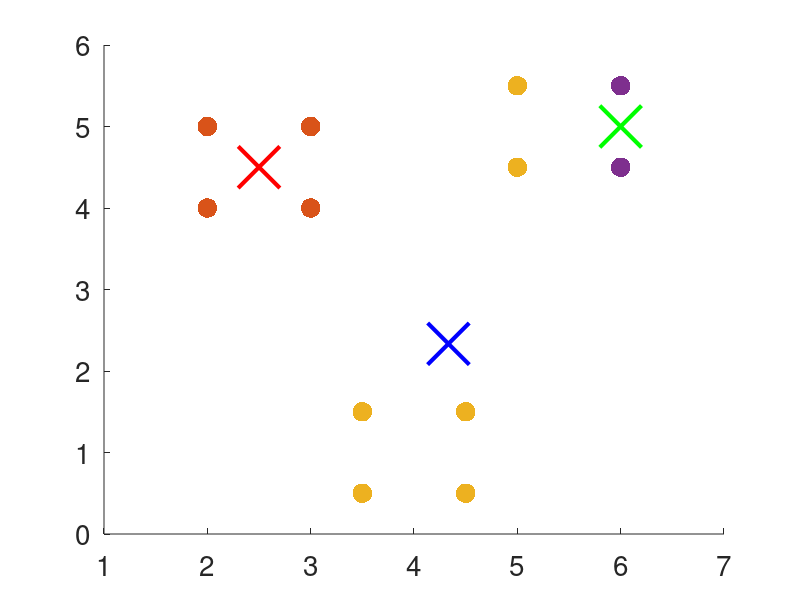

Recreate this plot in MATLAB. (Note: this script raises an error after producing the figure.)
clear
close all

%% create data
x1 = [2 2 3 3];
y1 = [4 5 4 5];

x2 = [5   5   6   6  ];
y2 = [4.5 5.5 4.5 5.5];

x3 = [3.5  3.5 4.5 4.5];
y3 = [ .5  1.5  .5 1.5];

x = [x1, x2, x3];
y = [y1, y2, y3];

N = length(x);  %sample size
M = 100;        %maximum number of iterations

% visualize the data
figure;
scatter(x,y,200,'filled','k');hold on;
xlim([1 7]);
ylim([0 6]);
set(gca,'fontsize',20);

keyboard
%% Step 1: initiate the algorithem
% randomly choose 3 centers
k_x0 = [2 4 6];
k_y0 = [3 3 3];

h1 = plot(k_x0(1),k_y0(1),'x','linewidth',3,'markersize',30,'color','r');
h2 = plot(k_x0(2),k_y0(2),'x','linewidth',3,'markersize',30,'color','b');
h3 = plot(k_x0(3),k_y0(3),'x','linewidth',3,'markersize',30,'color','g');

pause;

k_x(1,:) = k_x0;
k_y(1,:) = k_y0;

for n = 2:M
    %% Step 2: assign each data point to its cloest center
    for k = 1:3 %compute distance to each center for each data point
        d(:,k) = sqrt((x-k_x(n-1,k)).^2+(y-k_y(n-1,k)).^2);  
    end

    for i = 1:N
        [~,g(i)] = min(d(i,:)); %Group to the category with the shortest distance
    end

    %visualize the grouping
    if n>2
        delete(v1,v2,v3);
    end
    v1=scatter(x(g==1),y(g==1),200,'filled','r');
    v2=scatter(x(g==2),y(g==2),200,'filled','b');
    v3=scatter(x(g==3),y(g==3),200,'filled','g');
    pause;
   
    %% Step 3: compute the new center
    for k = 1:3
        k_x(n,k) = mean(x(g==k));
        k_y(n,k) = mean(y(g==k));
    end

    %visualize the new center
    delete(h1);delete(h2);delete(h3);
    h1 = plot(k_x(n,1),k_y(n,1),'x','linewidth',3,'markersize',30,'color','r');
    h2 = plot(k_x(n,2),k_y(n,2),'x','linewidth',3,'markersize',30,'color','b');
    h3 = plot(k_x(n,3),k_y(n,3),'x','linewidth',3,'markersize',30,'color','g');

    %% Repeat step 2 and 3
    if n>1 && sum((k_x(n,:)-k_x(n-1,:)))==0 && sum((k_y(n,:)-k_y(n-1,:)))==0
        title(sprintf('Find Solution in %d steps!',n-1));
        break
    end
    pause;
end